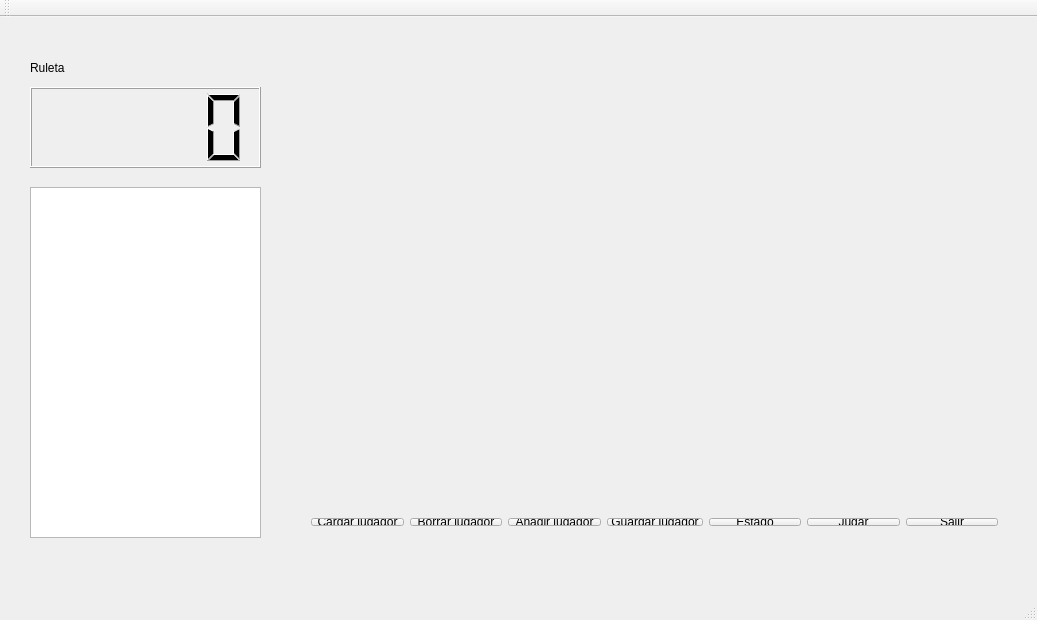
<?xml version="1.0" encoding="UTF-8"?>
<ui version="4.0">
 <class>MainWindow</class>
 <widget class="QMainWindow" name="MainWindow">
  <property name="geometry">
   <rect>
    <x>0</x>
    <y>0</y>
    <width>1037</width>
    <height>620</height>
   </rect>
  </property>
  <property name="windowTitle">
   <string>MainWindow</string>
  </property>
  <widget class="QWidget" name="centralWidget">
   <widget class="QLabel" name="titulo">
    <property name="geometry">
     <rect>
      <x>30</x>
      <y>40</y>
      <width>131</width>
      <height>21</height>
     </rect>
    </property>
    <property name="text">
     <string>Ruleta</string>
    </property>
   </widget>
   <widget class="QTextBrowser" name="textBrowser">
    <property name="geometry">
     <rect>
      <x>30</x>
      <y>170</y>
      <width>231</width>
      <height>351</height>
     </rect>
    </property>
   </widget>
   <widget class="QLCDNumber" name="numero">
    <property name="geometry">
     <rect>
      <x>30</x>
      <y>70</y>
      <width>231</width>
      <height>81</height>
     </rect>
    </property>
   </widget>
   <widget class="QLabel" name="imagenRuleta">
    <property name="geometry">
     <rect>
      <x>320</x>
      <y>70</y>
      <width>661</width>
      <height>381</height>
     </rect>
    </property>
    <property name="text">
     <string/>
    </property>
    <property name="pixmap">
     <pixmap resource="imagenes.qrc">:/mesa-ruleta-americana-un-0-ascasino.png</pixmap>
    </property>
    <property name="scaledContents">
     <bool>true</bool>
    </property>
   </widget>
   <widget class="QWidget" name="">
    <property name="geometry">
     <rect>
      <x>300</x>
      <y>490</y>
      <width>709</width>
      <height>30</height>
     </rect>
    </property>
    <layout class="QHBoxLayout" name="horizontalLayout">
     <item>
      <widget class="QPushButton" name="loadJugadores">
       <property name="text">
        <string>Cargar jugador</string>
       </property>
      </widget>
     </item>
     <item>
      <widget class="QPushButton" name="deleteJugador">
       <property name="text">
        <string>Borrar jugador</string>
       </property>
      </widget>
     </item>
     <item>
      <widget class="QPushButton" name="addJugador">
       <property name="text">
        <string>Añadir jugador</string>
       </property>
      </widget>
     </item>
     <item>
      <widget class="QPushButton" name="saveJugadores">
       <property name="text">
        <string>Guardar jugador</string>
       </property>
      </widget>
     </item>
     <item>
      <widget class="QPushButton" name="status">
       <property name="text">
        <string>Estado</string>
       </property>
      </widget>
     </item>
     <item>
      <widget class="QPushButton" name="play">
       <property name="text">
        <string>Jugar</string>
       </property>
      </widget>
     </item>
     <item>
      <widget class="QPushButton" name="exit">
       <property name="text">
        <string>Salir</string>
       </property>
      </widget>
     </item>
    </layout>
   </widget>
  </widget>
  <widget class="QMenuBar" name="menuBar">
   <property name="geometry">
    <rect>
     <x>0</x>
     <y>0</y>
     <width>1037</width>
     <height>26</height>
    </rect>
   </property>
  </widget>
  <widget class="QToolBar" name="mainToolBar">
   <attribute name="toolBarArea">
    <enum>TopToolBarArea</enum>
   </attribute>
   <attribute name="toolBarBreak">
    <bool>false</bool>
   </attribute>
  </widget>
  <widget class="QStatusBar" name="statusBar"/>
 </widget>
 <layoutdefault spacing="6" margin="11"/>
 <resources>
  <include location="imagenes.qrc"/>
 </resources>
 <connections/>
</ui>
